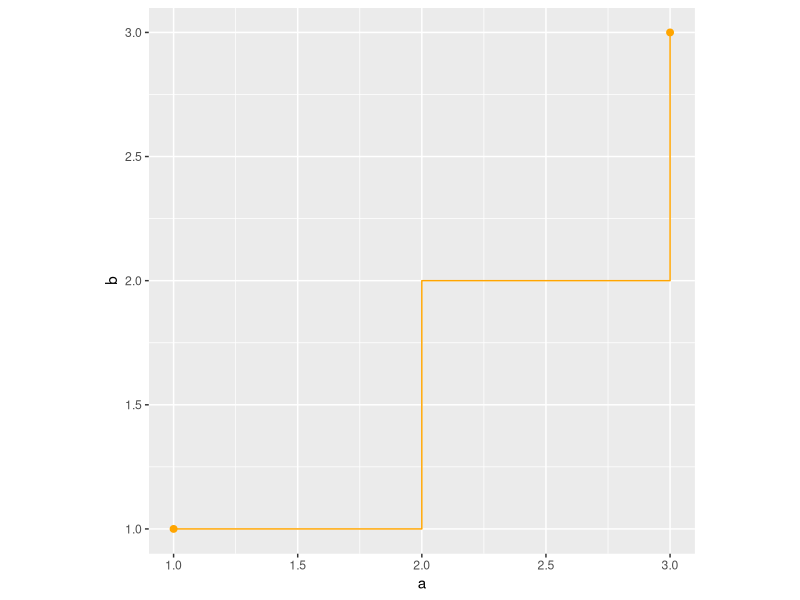
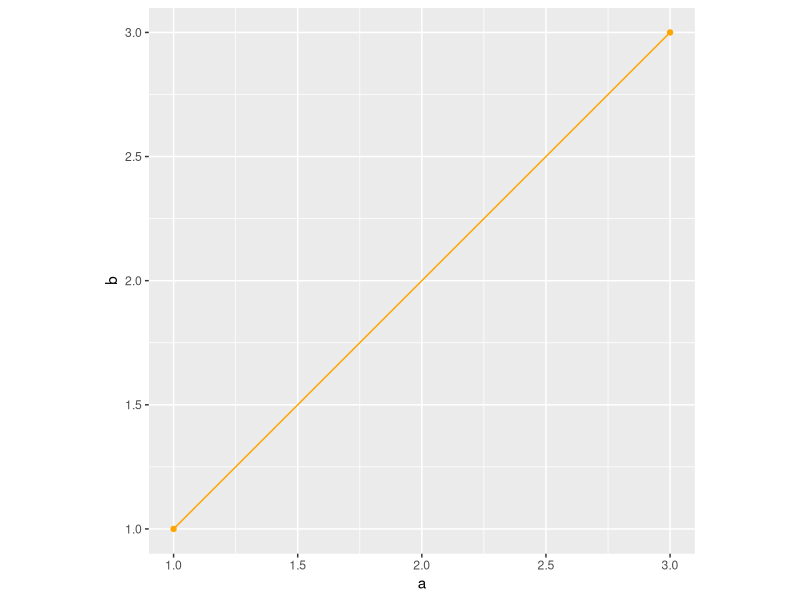
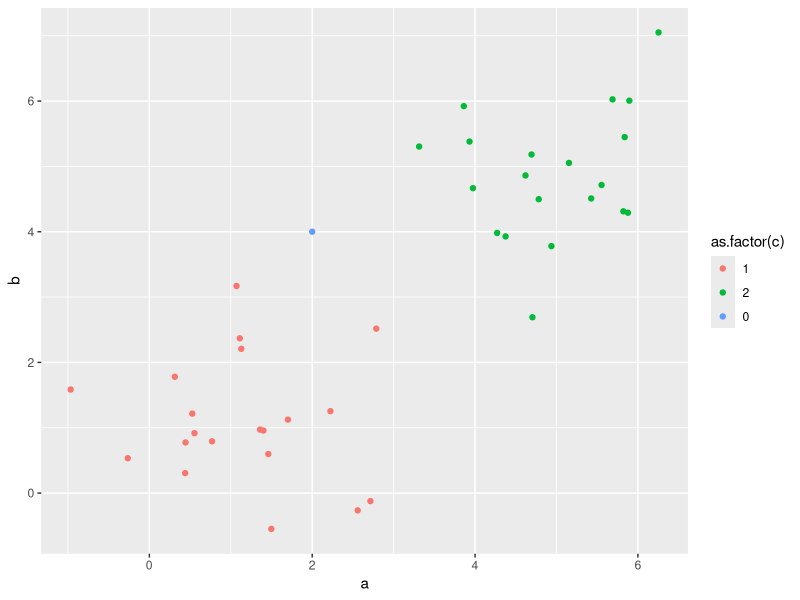
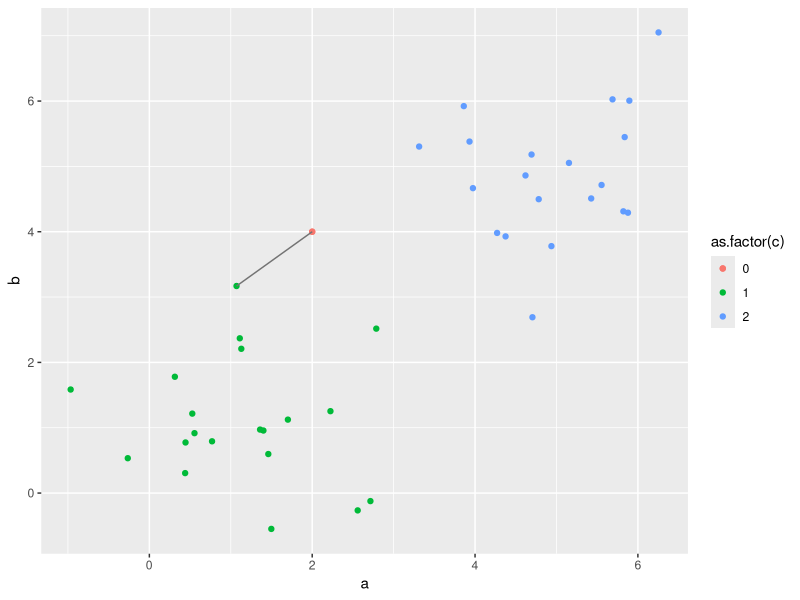
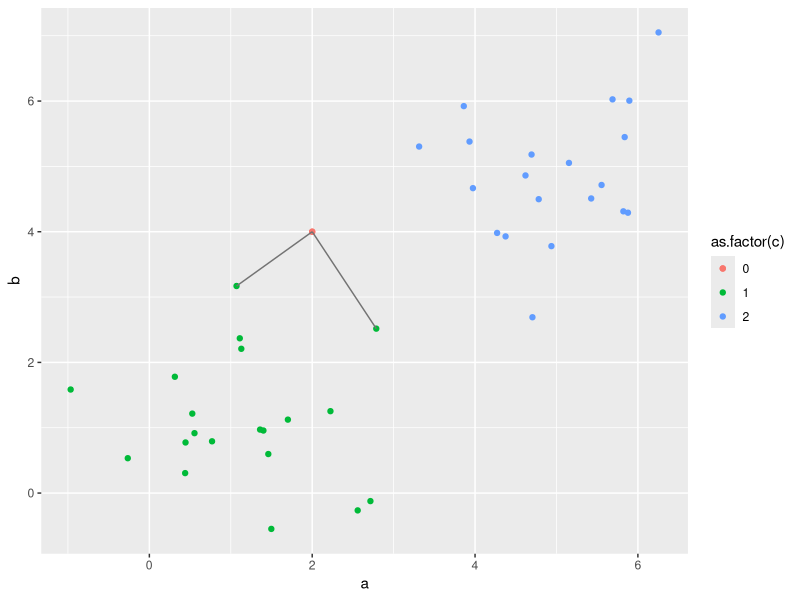
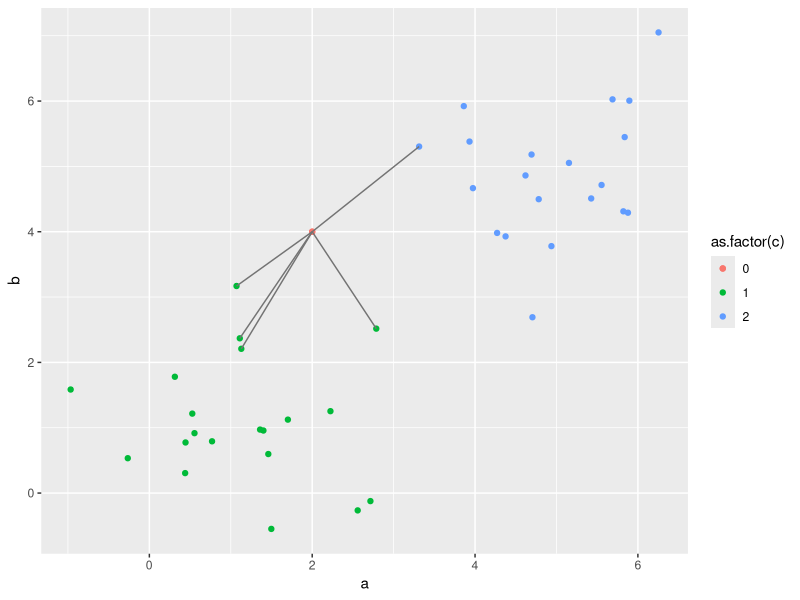
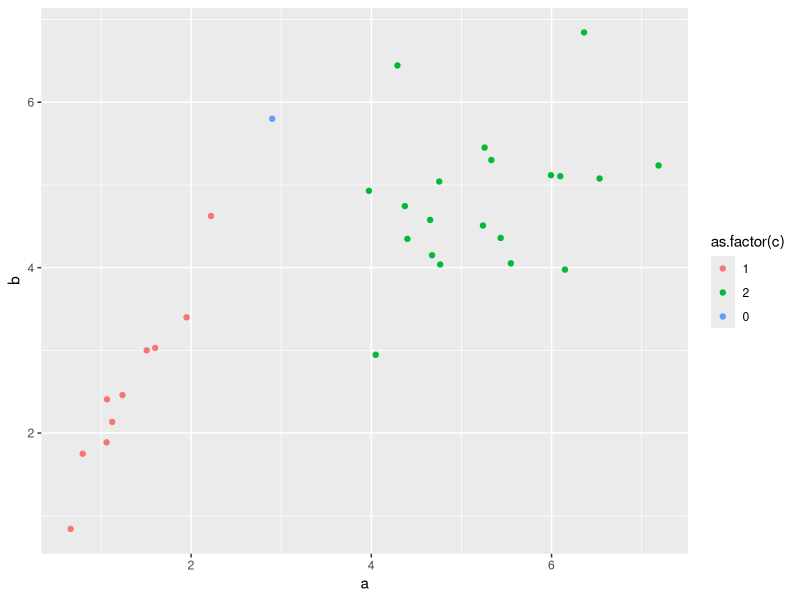

R code for these plots, in order:
## ---- chunk 1
knitr::opts_chunk$set(echo = FALSE, ffmpeg.format = "gif")
library(magrittr)
library(ggplot2)
set.seed(123)
## ---- chunk 2
D <- data.frame(a = c(1,2,2,3,3),
                b = c(1,1,2,2,3))

ggplot(D, aes(x = a, y = b)) +
      geom_line(color = "orange") +
      coord_equal(ratio = 1) +
      geom_point(data = D[c(1, nrow(D)),], size = 2, color = "orange")
## ---- chunk 3
# D <- data.frame(a = c(1,3),
#                 b = c(1,3))

D <- data.frame(a = seq(1,3, by = 0.1),
                b = seq(1,3, by = 0.1))


ggplot(D, aes(x = a, y = b)) +
      geom_line(color = "orange") +
      geom_point(data = D[c(1,nrow(D)),], color = "orange") +
      coord_equal(ratio = 1)
      
## ---- chunk 4
a <- c(rnorm(20,1,1),rnorm(20,5,1))
b <- c(rnorm(20,1,1),rnorm(20,5,1))
c <- c(rep(1,20), rep(2,20))
      
D <- data.frame(a,b,c)

point <- data.frame(a = 2, b = 4, c = 0)
      
ggplot(D, aes(x = a, y = b, color = as.factor(c))) +
      geom_point() +
      geom_point(data = point)

## ---- chunk 5
D <- rbind(point, D)

dist(D[,1:2]) %>%
      as.matrix() %>%
      .[-1,1] %>%
      .[order(.)] %>%
      names %>%
      as.numeric() -> distInd

ggplot(D, aes(x = a, y = b, color = as.factor(c))) +
      geom_point() +
      geom_point(data = point) +
      geom_line(data = D[c(1,distInd[1]),], aes(x = a, y = b),
                inherit.aes = F, color = "gray45")
## ---- chunk 6

ggplot(D, aes(x = a, y = b, color = as.factor(c))) +
      geom_point() +
      geom_point(data = point) +
      geom_line(data = D[c(1,distInd[1]),], aes(x = a, y = b),
                inherit.aes = F, color = "gray45") +
      geom_line(data = D[c(1,distInd[2]),], aes(x = a, y = b),
                inherit.aes = F, color = "gray45")
## ---- chunk 7

ggplot(D, aes(x = a, y = b, color = as.factor(c))) + 
      geom_point() +
      geom_point(data = point) +
      geom_line(data = D[c(1,distInd[1]),], aes(x = a, y = b),
                inherit.aes = F, color = "gray45") +
      geom_line(data = D[c(1,distInd[2]),], aes(x = a, y = b),
                inherit.aes = F, color = "gray45") +
      geom_line(data = D[c(1,distInd[3]),], aes(x = a, y = b),
                inherit.aes = F, color = "gray45") +
      geom_line(data = D[c(1,distInd[4]),], aes(x = a, y = b),
                inherit.aes = F, color = "gray45") +
      geom_line(data = D[c(1,distInd[5]),], aes(x = a, y = b),
                inherit.aes = F, color = "gray45")
      
## ---- chunk 8
a1 <- runif(10, 0, 3)
a <- c(a1, rnorm(20,5,1))
b <- c(a1*2 + rnorm(10,0,0.3), rnorm(20,5,1))
c <- c(rep(1,10), rep(2,20))

D2 <- data.frame(a, b, c)

point <- data.frame(a = 2.9, b = 5.8, c = 0)

ggplot(D2, aes(x = a, y = b, color = as.factor(c))) +
      geom_point() +
      geom_point(data = point)
      
## ---- chunk 9
M <-
      matrix(
            sample(c(0,1), 20, replace = T),
             ncol = 4
      )
rownames(M) <- paste0(rep("u",5),1:5)

colnames(M) <- paste0(rep("m",4),1:4)

M
## ---- chunk 10

M %*% t(M)
t(M) %*% M

